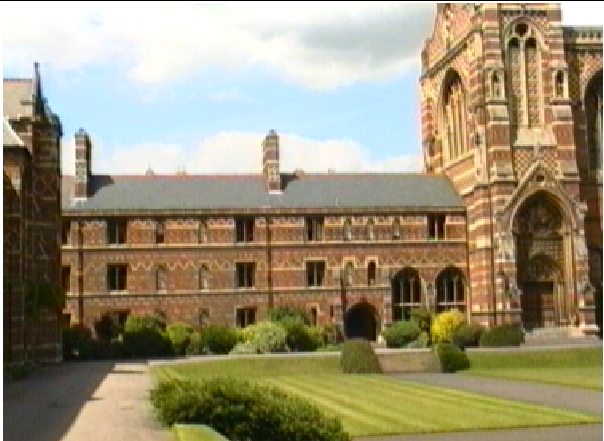
#> input picture Assignments/panorama_assignment/1viewfigs-keble.000.png, 604 x 441 px, found by its file name
$ jupyter execute Panorama_Assignment2.ipynb
#> lines starting #> are read from the running program, lines starting #| are printed output that depends on the picture; after the words box and inside, x2 and y2 are one past the last pixel; in counts of white or black regions, pixels touching at a corner belong together
[cell 1]
from google.colab import drive
drive.mount('/content/gdrive')

[cell 2]
import numpy as np
import cv2
import matplotlib.pyplot as plt
from PIL import Image
import skimage
from matplotlib.patches import ConnectionPatch
import scipy

[cell 3]
cd gdrive/

[cell 4]
cd MyDrive/

[cell 5]
cd randomFolder/

**DISPLAYING 4 CORRESPONDING POINTS IN TWO IMAGES**

[cell 6]
img_1 = Image.open('1viewfigs-keble.000.png')
#> img_1 is the input picture: PIL image 604x441 RGB; mean R, G, B 155.3, 144.9, 117.3
img_2 = Image.open('1viewfigs-keble.003.png')
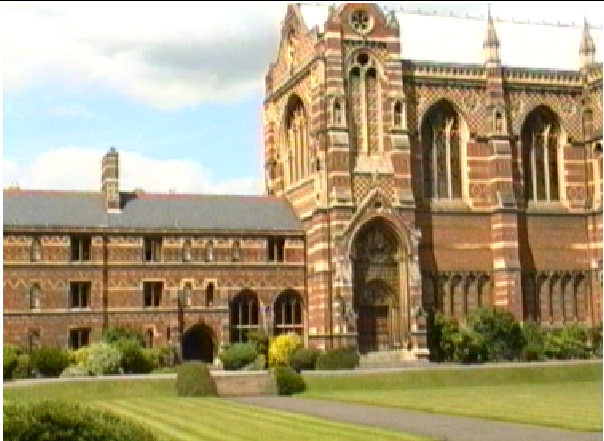
#> input picture Assignments/panorama_assignment/1viewfigs-keble.003.png, 604 x 441 px, found by its file name
#> img_2 is the input picture: PIL image 604x441 RGB; mean R, G, B 169.7, 155.3, 120.6

fig = plt.figure(figsize=(20,20))

ax1 = fig.add_subplot(1,2,1)
ax1.imshow(img_1)

ax2 = fig.add_subplot(1,2,2)
ax2.imshow(img_2)


# Draw an arrow between the same point in data coordinates,
# but in different axes.

#Line1
xy = (273,127)
x2y2 = (116,145)
con1 = ConnectionPatch(xyA=xy, coordsA=ax1.transData,xyB=x2y2, coordsB=ax2.transData,arrowstyle="-", shrinkB=5)
con1.set_color('r')
con1.set_linewidth(2)

#Line2
xy = (540,177)
x2y2 = (385,205)
con2 = ConnectionPatch(xyA=xy, coordsA=ax1.transData, xyB=x2y2, coordsB=ax2.transData, arrowstyle="-", shrinkB=5)
con2.set_color('b')
con2.set_linewidth(2)

#Line3
xy = (419,76)
x2y2 = (268,100)
con3 = ConnectionPatch(xyA=xy, coordsA=ax1.transData, xyB=x2y2, coordsB=ax2.transData, arrowstyle="-", shrinkB=5)
con3.set_color('g')
con3.set_linewidth(2)

#Line4
xy = (377,372)
x2y2 = (220,396)
con4 = ConnectionPatch(xyA=xy, coordsA=ax1.transData, xyB=x2y2, coordsB=ax2.transData, arrowstyle="-", shrinkB=5)
con4.set_color('c')
con4.set_linewidth(2)

fig.add_artist(con1)
fig.add_artist(con2)
fig.add_artist(con3)
fig.add_artist(con4)

pass
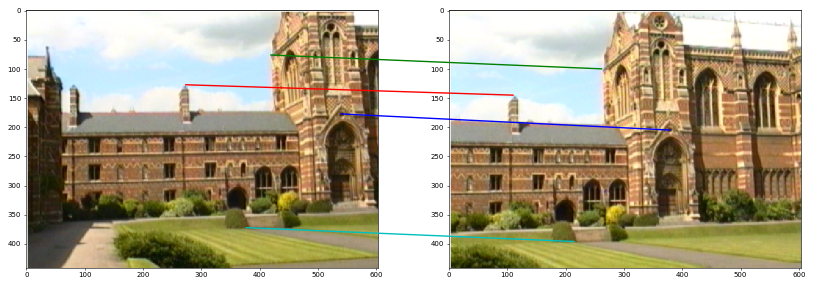
#> figure drawn by matplotlib, 2 panels

[cell 7]
x = {'p0':(273,127),'p1':(540,177),'p2':(419,76),'p3':(377,372)}
x_t = {'p0':(116,145),'p1':(385,205),'p2':(268,100),'p3':(220,396)}

**COMPUTING THE 8X9 MATRIX A**

[cell 8]
A = np.array([])
for i in range(4):
  k = str(i)
  x0,y0 = x['p'+k]
  x_t0,y_t0 = x_t['p'+k]
  p = np.array([[-x0, -y0, -1, 0, 0, 0, x0*x_t0, y0*x_t0, x_t0],
               [0, 0, 0, -x0, -y0, -1, x0*y_t0, y0*y_t0, y_t0]])
  if i == 0:
    A = p
  else:
    A = np.concatenate((A,p),axis=0)

print(A)

**DECOMPOSING A USING SVD**

[cell 9]
U,S,Vt = np.linalg.svd(A)
print('Size of A matrix: ',A.shape)
print('Size of U matrix: ',U.shape)
print('Size of S matrix: ',S.shape)
print('Size of Vt matrix: ',Vt.shape)

**COMPUTING THE 3X3 MATRIX H**

[cell 10]
V = Vt.T
H = V[:,-1].reshape(3,3)
print('Size of H matrix: ',H.shape)

**CHECK H MATRIX BY APPLYING ON ANY OF THE POINTS**

[cell 11]
x = np.array([273,127,1]).reshape(3,1)
print(x)

[cell 12]
print(H)

**WE GET THE SCALED VERSION OF TRANSFORMED POINT**

[cell 13]
x_t = np.dot(H,x)
print(x_t)

**WE GET THE SAME POINT**

[cell 14]
x_t = x_t / x_t[2]
print(x_t.astype('uint8'))

**FINDING THE CORNERS OF STITCHED IMAGE BY APPLYING INVERSE HOMOGRAPHY TO CORNERS OF IMAGE 2**

[cell 15]
H_inv = np.linalg.inv(H)
x = np.dot(H_inv,x_t)
x = x/x[2]
print(x)

[cell 16]
img_2.size
#> Out = (604, 441)

**MAPPING IMAGE 2 CORNERS**

[cell 17]
ltc = np.array([0,0,1]).reshape(3,1)
lbc = np.array([0,441,1]).reshape(3,1)
rtc = np.array([604,0,1]).reshape(3,1)
rbc = np.array([604,441,1]).reshape(3,1)

ltc_new = np.dot(H_inv,ltc) / np.dot(H_inv,ltc)[2]
lbc_new = np.dot(H_inv,lbc) / np.dot(H_inv,lbc)[2]
rbc_new = np.dot(H_inv,rbc) / np.dot(H_inv,rbc)[2]
rtc_new = np.dot(H_inv,rtc) / np.dot(H_inv,rtc)[2]

print('INVERSE MAPPING CORNERS OF IMAGE 2 \n')

print('TOP LEFT          [0,0] : ',ltc_new[0:2].astype('int').flatten())
print('BOTTOM LEFT     [0,441] : ',lbc_new[0:2].astype('int').flatten())
print('TOP RIGHT       [604,0] : ',rtc_new[0:2].astype('int').flatten())
print('BOTTOM RIGHT  [604,441] : ',rbc_new[0:2].astype('int').flatten())

print('\n')
max_x = int(max(lbc_new[0],ltc_new[0],rtc_new[0],rbc_new[0]))
max_y = int(max(lbc_new[1],ltc_new[1],rtc_new[1],rbc_new[1]))
min_x = int(min(lbc_new[0],ltc_new[0],rtc_new[0],rbc_new[0]))
min_y = int(min(lbc_new[1],ltc_new[1],rtc_new[1],rbc_new[1]))

print('NEW IMAGE X RANGE: ',[min_x,max_x])
print('NEW IMAGE Y RANGE: ',[min_y,max_y])

print('\n')
print('STITCHED IMAGE DIMENSIONS: ',[784,488])

**MERGING THE TWO IMAGES**

[cell 18]
img1 = np.asarray(img_1)
img2 = np.asarray(img_2)

[cell 19]
def homography(H,p):
    return np.dot(H,p) / np.dot(H,p)[2]

def inv_homography(H_inv,p):
    return np.dot(H_inv,p) / np.dot(H_inv,p)[2]

[cell 20]
inv_homography(H_inv,np.array([600,400,1]).reshape(3,1))

[cell 21]
img1 = np.transpose(img1,(1,0,2))
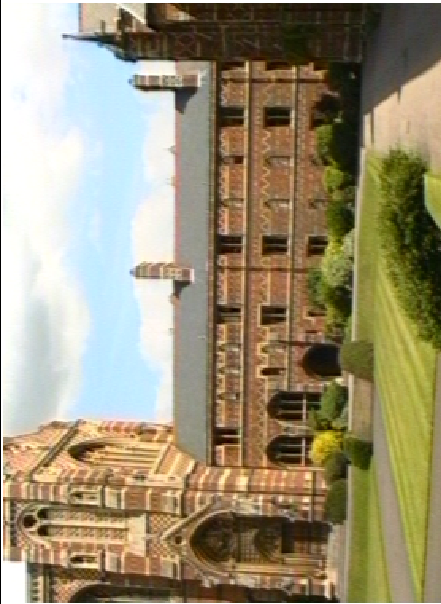
#> img1: shape (604, 441, 3); mean R, G, B 155.3, 144.9, 117.3
img2 = np.transpose(img2,(1,0,2))
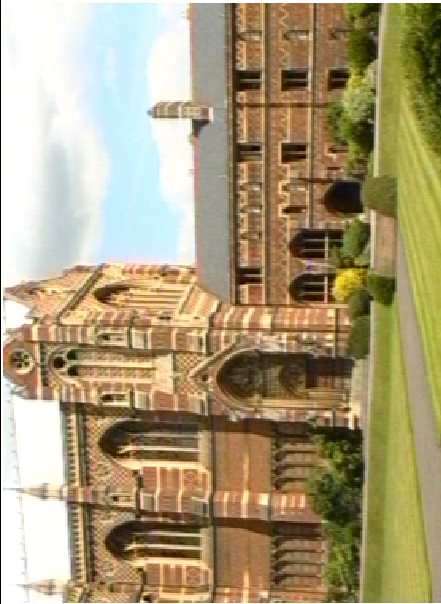
#> img2: shape (604, 441, 3); mean R, G, B 169.7, 155.3, 120.6
img1.shape
#> Out = (604, 441, 3)

[cell 22]
#initialize an empty array
arr = np.zeros((784,488,3)).astype('uint8')

for i in range(604):
  for j in range(441):
    x,y,w = inv_homography(H_inv, np.array([i,j,1]).reshape(3,1))
    x = int(x)
    y = int(y) + 47
    if x < 604 and y > 47 and y < 441:
      arr[x,y] = img1[x,y-47]
    else:
      arr[x,y] = img2[i,j]
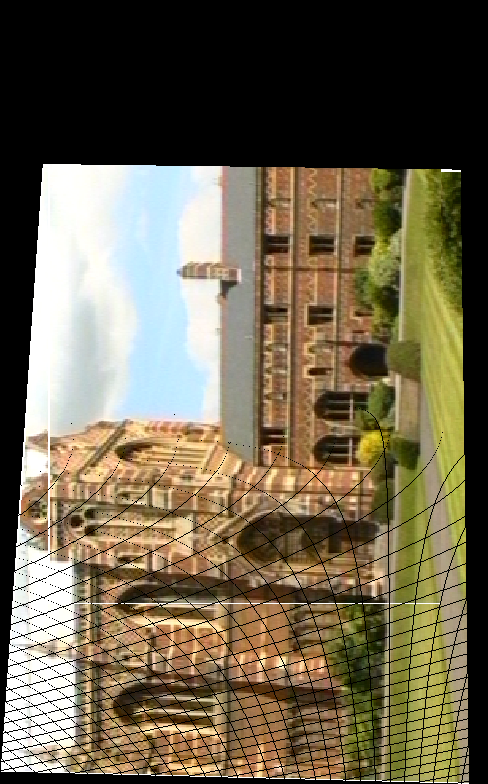
#> arr: shape (784, 488, 3); mean R, G, B 111.1, 101.2, 78.9

arr[3:167,47:488] = img1[0:164,0:441]
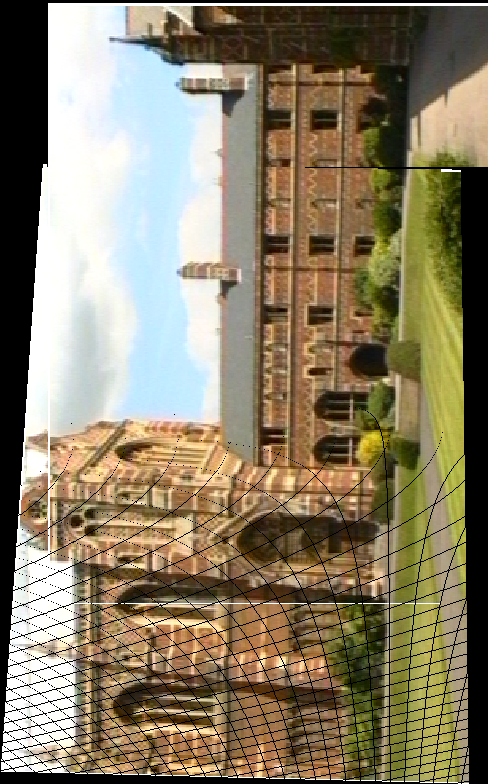
#> arr: shape (784, 488, 3); 18.85% of pixels changed, all inside (x1, y1, x2, y2) = (47, 3, 488, 167)

[cell 23]
arr = np.transpose(arr,(1,0,2))
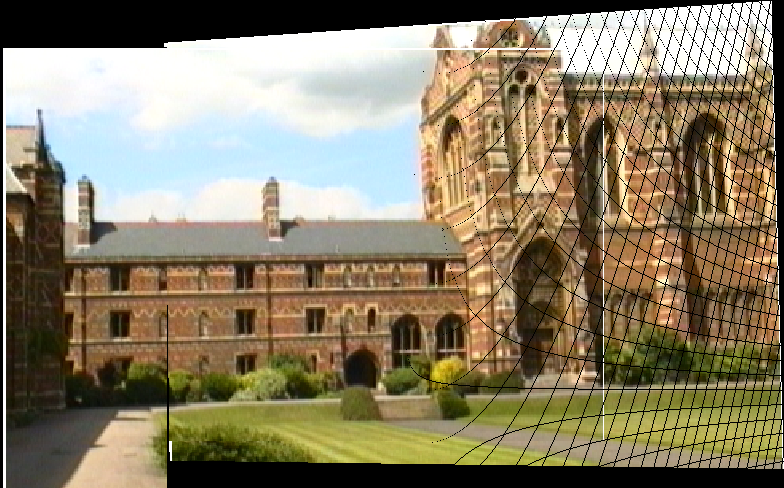
#> arr: shape (488, 784, 3); mean R, G, B 137.9, 127, 102.2
arr.shape
#> Out = (488, 784, 3)

[cell 24]
plt.figure(figsize=(20,20))
stitched_img = Image.fromarray(arr)
plt.imshow(stitched_img, interpolation='nearest')
pass

**INTERPOLATING THE MISSING PIXELS**

[cell 25]
arr2 = arr.copy()
arr2.shape
#> Out = (488, 784, 3)

[cell 26]
for i in range(arr2.shape[0]):
  for j in range(arr2.shape[1]):
    if sum(arr2[i,j]) == 0:
        mi_x = max(i-10,0)
        ma_x = min(i+11,arr2.shape[0])
        mi_y = max(j-10,0)
        ma_y = min(j+11,arr2.shape[1])
        arr2[i,j] = np.mean(arr2[mi_x:ma_x,mi_y:ma_y],axis=(0,1))
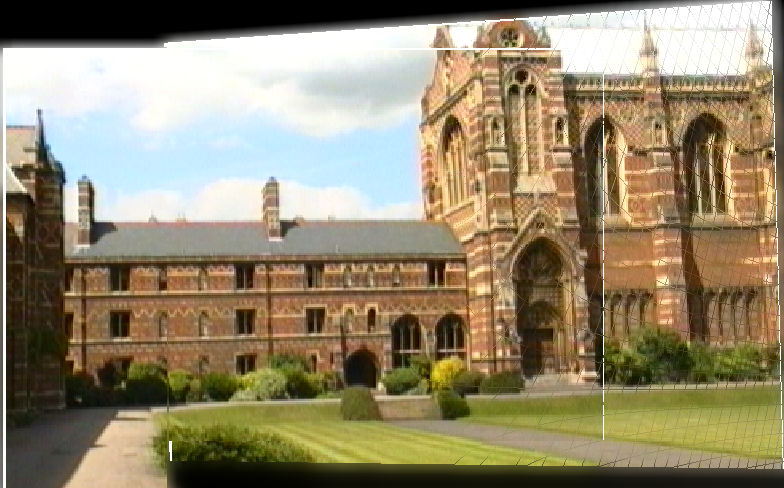
#> arr2: shape (488, 784, 3); 10.66% of pixels changed, all inside (x1, y1, x2, y2) = (0, 0, 784, 488)

[cell 27]
plt.figure(figsize=(10,10))
plt.imshow(arr2)
plt.show()

**DISPLAY CROPPED FINAL IMAGE**

[cell 28]
plt.figure(figsize=(10,10))
plt.subplot(2,2,1)
plt.imshow(img_1)
plt.title('Image 1')
plt.subplot(2,2,2)
plt.imshow(img_2)
plt.title('Image 2')
plt.subplot(2,2,3)
plt.imshow(arr2)
plt.title('Stitched Image')
plt.subplot(2,2,4)
plt.imshow(arr2[50:450,:])
plt.title('Cropped Panorama')
plt.show()
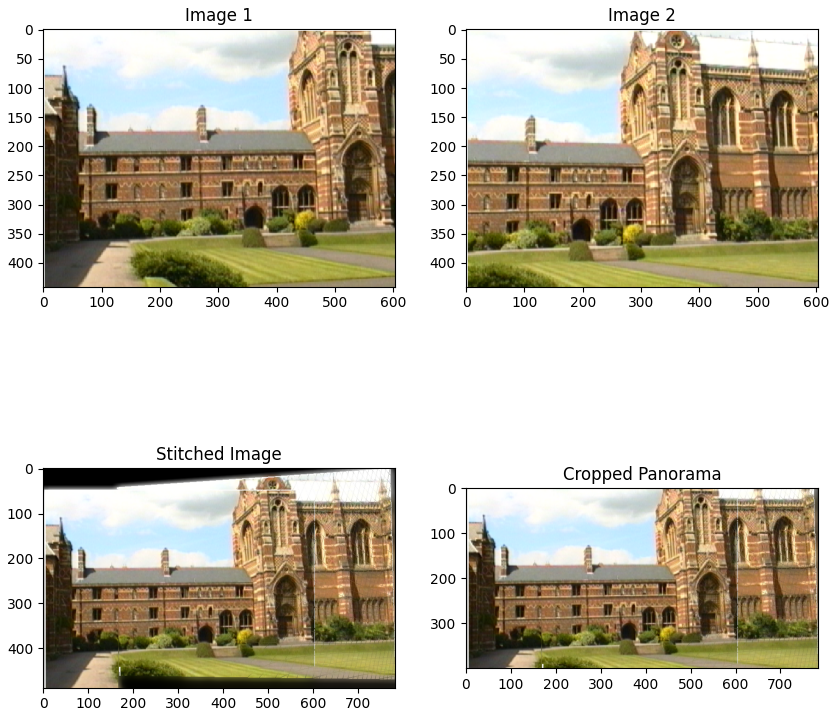
#> figure drawn by matplotlib, 4 panels
